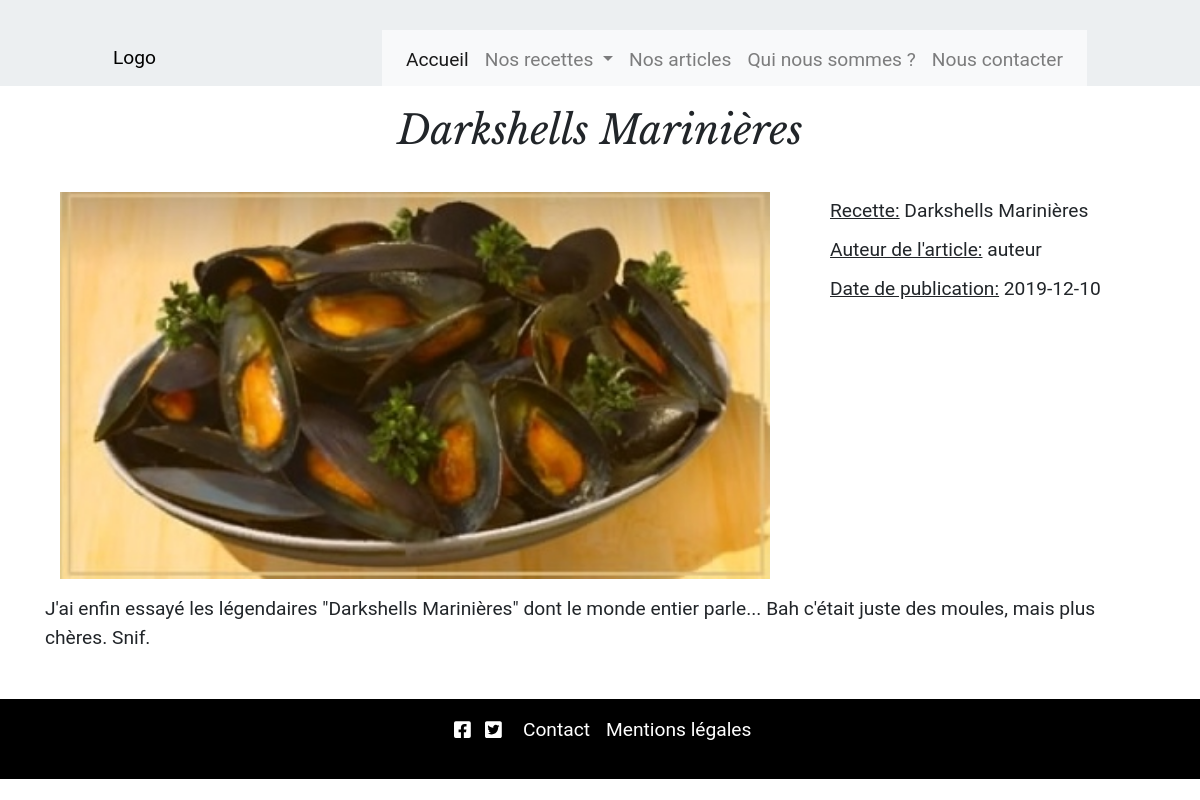
/front/article.php?idArticle=7, run on the app's committed database.
### tables this page shows
CREATE TABLE IF NOT EXISTS `article` (
  `idArticle` int(4) NOT NULL AUTO_INCREMENT,
  `titreArticle` varchar(50) DEFAULT NULL,
  `contenuArticle` varchar(5000) DEFAULT NULL,
  `dateArticle` date DEFAULT NULL,
  `idMembre` int(4) NOT NULL,
  `idRecette` int(4) NOT NULL,
  PRIMARY KEY (`idArticle`),
  KEY `fkMembre` (`idMembre`),
  KEY `fkRecetteArticle` (`idRecette`)
);

CREATE TABLE IF NOT EXISTS `recette` (
  `idRecette` int(4) NOT NULL AUTO_INCREMENT,
  `idOrigine` int(4) NOT NULL,
  `nomRecette` varchar(100) NOT NULL,
  `descriptionRecette` varchar(500) DEFAULT NULL,
  `dureeCuisson` varchar(100) DEFAULT NULL,
  `dureePreparation` varchar(100) DEFAULT NULL,
  `recetteRecette` varchar(5000) DEFAULT NULL,
  `effetsRecette` varchar(500) DEFAULT NULL,
  `idCategorie` int(4) NOT NULL,
  `idImage` int(4) DEFAULT NULL,
  `idEtat` int(4) DEFAULT NULL,
  PRIMARY KEY (`idRecette`),
  KEY `fkOrigine` (`idOrigine`),
  KEY `fkCategorie` (`idCategorie`),
  KEY `fkImage` (`idImage`),
  KEY `fkEtat` (`idEtat`)
);

CREATE TABLE IF NOT EXISTS `membre` (
  `idMembre` int(4) NOT NULL AUTO_INCREMENT,
  `nomMembre` varchar(50) DEFAULT NULL,
  `mdpMembre` varchar(1000) DEFAULT NULL,
  `idPrivilege` int(4) DEFAULT NULL,
  PRIMARY KEY (`idMembre`),
  KEY `fkPrivilege` (`idPrivilege`)
);

### front/article.php (the view, shortened to what this page needs)
<?php
    $base = connect();
    $article= $base->query("SELECT * FROM article WHERE idArticle='".$_GET['idArticle']."'")->fetch(PDO::FETCH_OBJ);
    $image= $base->query("SELECT urlImage FROM image, recette WHERE recette.idImage = image.idImage AND idRecette = '".$article->idRecette."'")->fetch(PDO::FETCH_OBJ);
    $image->urlImage = str_replace("_p", "_g", $image->urlImage);
    $auteur=$base->query("SELECT nomMembre FROM membre WHERE idMembre='".$article->idMembre."'")->fetch(PDO::FETCH_OBJ);
    $recette=$base->query("SELECT nomRecette FROM recette WHERE idRecette='".$article->idRecette."'")->fetch(PDO::FETCH_OBJ);
?>
<section id="ficheArticle">
    <h1><?php if(isset($article)){ echo $article->titreArticle; }?></h1>
    <article class="container">
        <div class="row">
        <figure class="col-md-8">
                <img src="<?php if(isset($image)){ echo $image->urlImage ;} ?>" alt="<?php if(isset($article)){ echo $article->titreArticle; }?>">
            </figure>
            <div class="col">
                <ul>
                    <li><span style="text-decoration: underline;">Recette:</span> <?php if(isset($article)){ echo $recette->nomRecette; }?></li>
                    <li><span style="text-decoration: underline;">Auteur de l'article:</span> <?php if(isset($article)){ echo $auteur->nomMembre; }?></li>
                    <li><span style="text-decoration: underline;">Date de publication:</span> <?php if(isset($article)){ echo $article->dateArticle; }?></li>
                </ul>
            </div>
            <div>
                <p><?php if(isset($article)){ echo $article->contenuArticle; }?></p>
            </div>
        </div>
    </article>
</section>

### css/front.css (style rules this page uses)
* { margin:0; padding:0; box-sizing:border-box; }
a,input, textarea { outline:none; }
h1, h2, h3 { font-family: "Libre Baskerville", serif; }
a { text-decoration: none; display: inline-block; }
body { font-size: 1.2rem; font-family: 'Roboto', sans-serif; }
header { justify-content: space-around; align-items: center; padding-top:30px; background-color:#eceff1 ; }
header ul { display: flex; list-style: none; height: 5vh; position: relative; }
header a { color: #000; }
object { width: 15vw; height: 15vh; pointer-events: none; }
header nav { z-index: 100; }
header li { background-color: #f8f9fa; }
#ficheArticle h1 { text-align: center; margin-top: 20px; }
#ficheArticle article { padding: 30px; }
#ficheArticle img { display: inline-block; height: auto; width: 100%; }
#ficheArticle ul { padding-left: 30px; }
#ficheArticle li { list-style-type: none; padding: 5px 0; }
footer { background-color: #000; color: #fff; height: 10vh; justify-content: center; align-items: center; }
#reseauxSociaux { margin-bottom: 15px; }
#reseauxSociaux a { padding: 5px; }
footer a { color: #fff; }

### data on the page
article: titreArticle "Darkshells Marinières", titreArticle (picture), dateArticle "2019-12-10", contenuArticle "J'ai enfin essayé les légendaires \"Darkshells Marinières\" dont le monde entier parle... Bah c'était juste des moules, mais plus chères. Snif."
recette: nomRecette "Darkshells Marinières"
membre: nomMembre "auteur"
